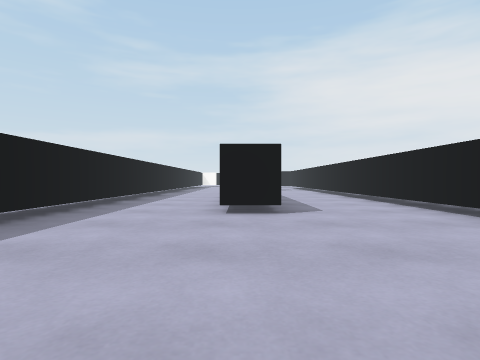
[1] (above)

18 first-person views from a walk through a 3-D level made in the Unity game engine. The camera is 0.55 m above the floor, looks level and sees 80° across. The floor is counted in squares, 1 m on a side. Each view is taken from the middle of a square. On the plan, view 1 faces up. The plan holds only what a view shows up to about 9 squares ahead; the rest is blank. The place goes on beyond the plan. The player is left out. Surface patterns are stand-ins for the level's own textures.

[2]
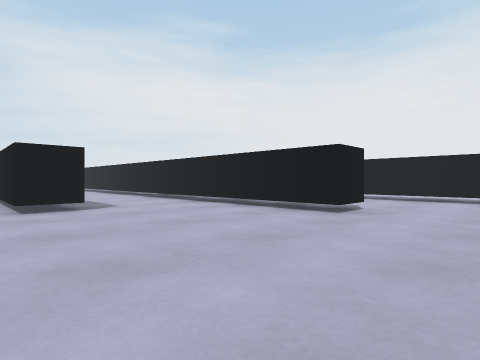

[3]
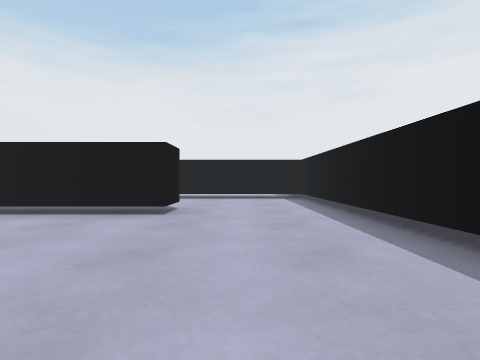

[4]
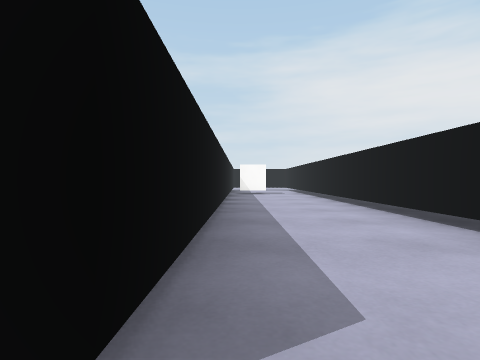

[5]
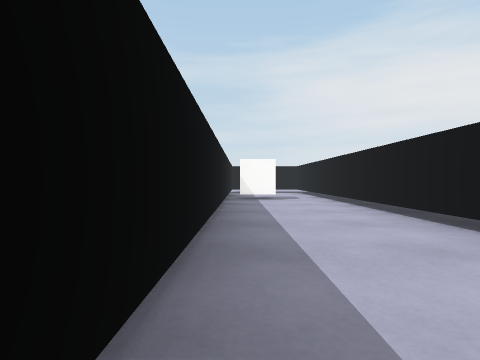

[6]
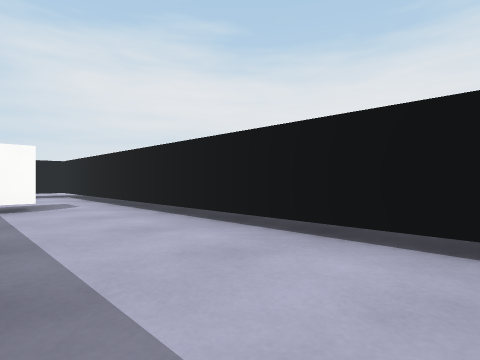

[7]
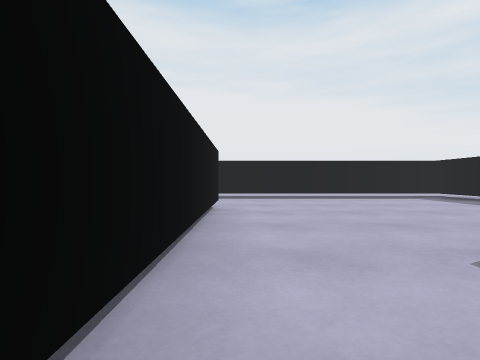

[8]
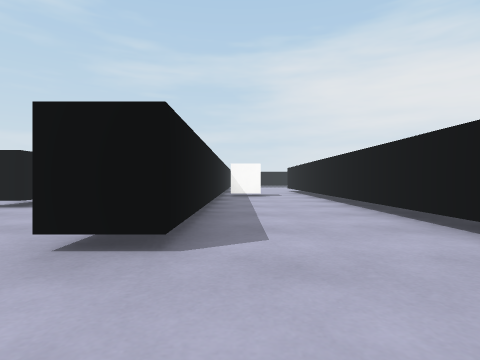

[9]
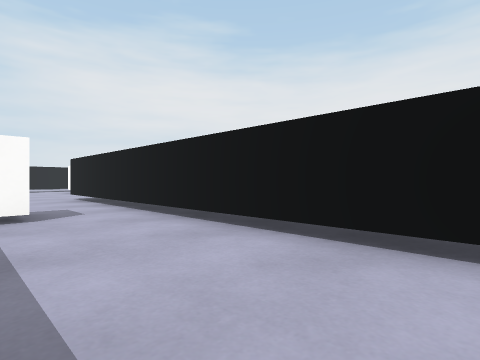

[10]
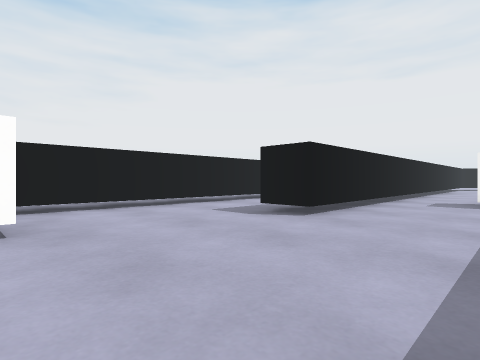

[11]
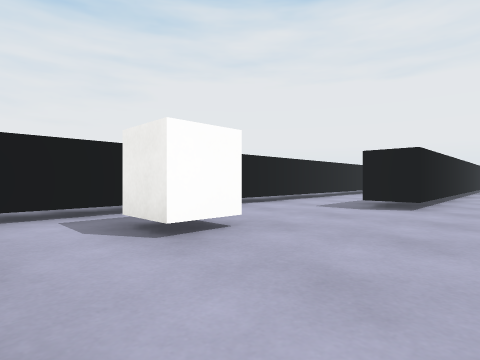

[12]
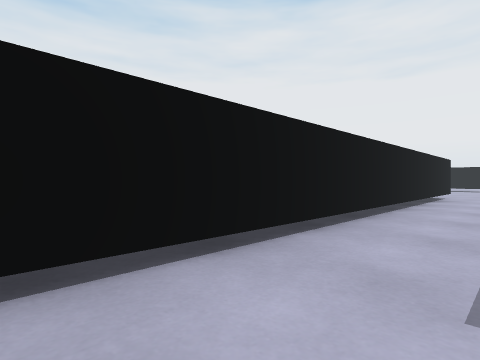

[13]
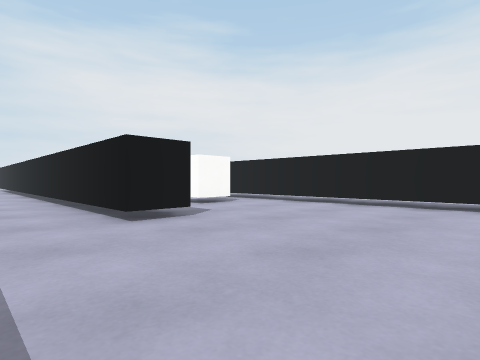

[14]
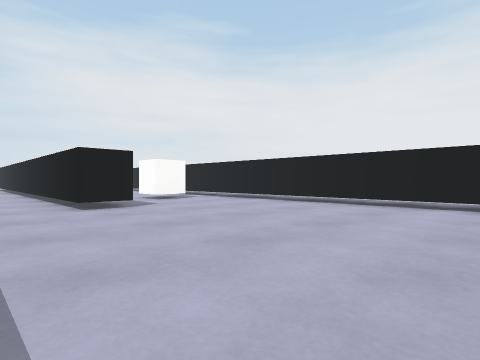

[15]
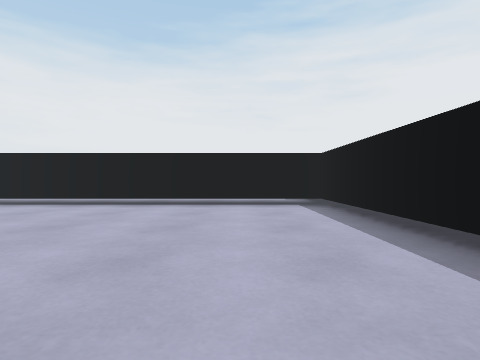

[16]
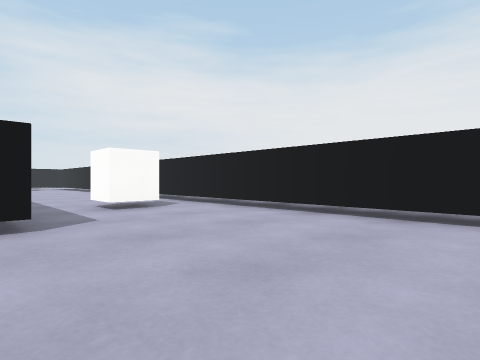

[17]
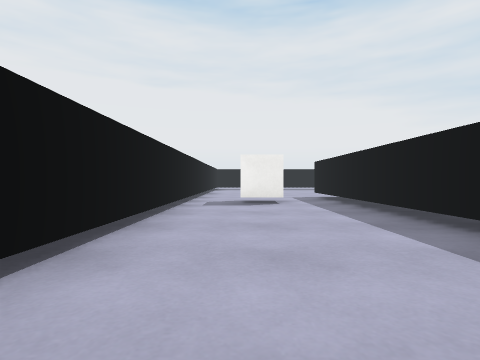

[18]
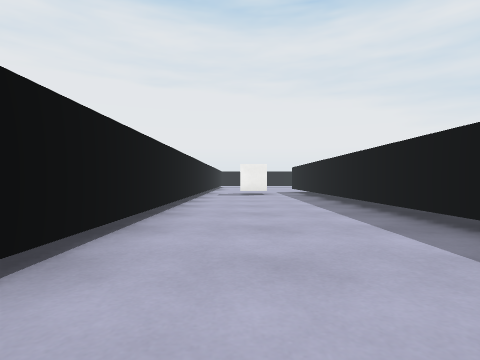

### Floor plan
Key: @ floor where view 1 was taken; # wall or solid block; . floor; C cube; T thing the floor can be seen under or through.
Columns run from 3 left of view 1 to 17 right of it. Each row starts with its distance up from view 1.
 20       ##
 19       .# .....#
 18       .# .....T. .
 17      ..#....C.T...
 16     CC.#......T...#
 15     CC.#......#...#
 14    #...#......#...#
 13    #...#...#..#...#
 12    #...#...#..#...#
 11    #...# ..#..#...#
 10    #...# ..#..#...#
  9 #..#...#C..# .#...#
  8 #..#...#...# .#...#
  7 #..#...#...# .#.CC#
  6 #..#...#...#..#...T
  5 #..#...#...#..#...T
  4 #......#...#......T .
  3  ......#...#......T .
  2  ......#...#......T .
  1  ..........#......T
  0 #..@.......#......T
 -1 #..........#......T
 -2 ############  #####

Positions as (right, up) in squares from view 1, and headings:
1: (0, 0), facing up
2: (-1, -1), facing up-right
3: (-1, 0), facing right
4: (1, 4), facing up
5: (1, 7), facing up
6: (1, 9), facing up-right
7: (3, 7), facing down
8: (5, -1), facing up
9: (5, 4), facing up-right
10: (5, 17), facing down-right
11: (6, 19), facing down-right
12: (9, 15), facing down-right
13: (9, 1), facing up-right
14: (9, -1), facing up-right
15: (9, 0), facing right
16: (11, 1), facing up-right
17: (14, 14), facing down
18: (14, 18), facing down
